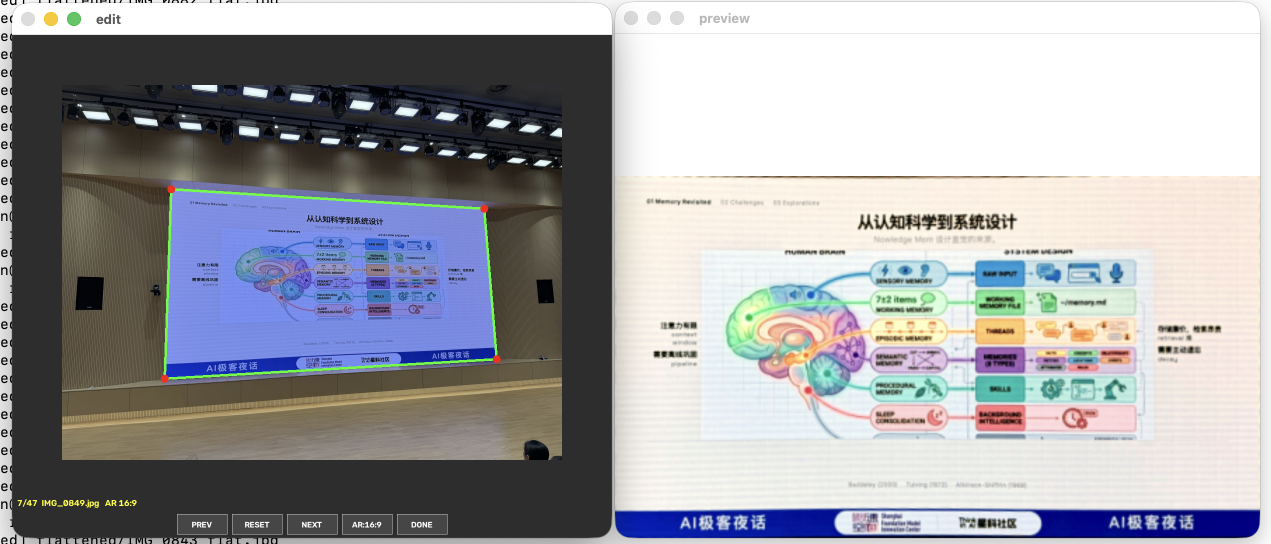
#> input picture screenshot.png, 2542 x 1088 px, given in place of ., which was not available (shown at 1/2 size)
$ python flatten_slides.py .
#> lines starting #> are read from the running program, lines starting #| are printed output that depends on the picture; after the words box and inside, x2 and y2 are one past the last pixel; in counts of white or black regions, pixels touching at a corner belong together; pictures that were not available may be replaced by others from this repository, and a replacement may not be noted
#!/usr/bin/env python3
"""
Flatten perspective-distorted photos of slides into flat, straight-on screenshots.

Usage:
    python flatten_slides.py                      # auto-detect + flatten all images
    python flatten_slides.py --aspect 16:9        # force output aspect ratio (default)
    python flatten_slides.py --aspect auto        # use per-image estimate
    python flatten_slides.py --debug              # also save detection overlays for review
    python flatten_slides.py --manual IMG_0822.jpg  # click 4 corners by hand

Output is written to ./flattened/ by default; debug overlays go to ./debug/.
"""

import argparse
import math
import os
import sys

import cv2
import numpy as np

DEFAULT_ASPECT = "16:9"


def order_points(pts):
    """Order corners as top-left, top-right, bottom-right, bottom-left."""
    pts = np.array(pts, dtype="float32").reshape(4, 2)
    rect = np.zeros((4, 2), dtype="float32")

    s = pts.sum(axis=1)
    rect[0] = pts[np.argmin(s)]
    rect[2] = pts[np.argmax(s)]

    d = np.diff(pts, axis=1)
    rect[1] = pts[np.argmin(d)]
    rect[3] = pts[np.argmax(d)]

    return rect


def quad_dims(rect):
    """Return (max width, max height) of an ordered quad."""
    tl, tr, br, bl = rect
    w = max(np.linalg.norm(tr - tl), np.linalg.norm(br - bl))
    h = max(np.linalg.norm(tl - bl), np.linalg.norm(tr - br))
    return w, h


def four_point_transform(image, corners, target_w, target_h):
    rect = order_points(corners)
    dst = np.array(
        [[0, 0], [target_w - 1, 0], [target_w - 1, target_h - 1], [0, target_h - 1]],
        dtype="float32",
    )
    M = cv2.getPerspectiveTransform(rect, dst)
    return cv2.warpPerspective(image, M, (target_w, target_h))


def _quad_from_contour(cnt, img_area, min_area_frac=0.05, ratio_hint=16.0 / 9.0):
    hull = cv2.convexHull(cnt)
    peri = cv2.arcLength(hull, True)
    quad = None
    for eps in (0.02, 0.05, 0.10, 0.15):
        approx = cv2.approxPolyDP(hull, eps * peri, True)
        if len(approx) == 4 and cv2.isContourConvex(approx):
            quad = approx
            break
    if quad is None:
        quad = cv2.boxPoints(cv2.minAreaRect(hull))
    quad = quad.reshape(4, 2).astype("float32")

    area = cv2.contourArea(quad)
    if area < min_area_frac * img_area:
        return None, 0.0

    w, h = quad_dims(order_points(quad))
    if h < 1:
        return None, 0.0
    ratio = w / h
    # Prefer candidates close to the expected slide ratio.
    score = area * math.exp(-((ratio - ratio_hint) / 0.35) ** 2)
    return quad, score


def detect_slide_quad(image, ratio_hint=16.0 / 9.0):
    """Return the best candidate slide quad in original-image coordinates, or None.

    Auto-detect the screen's color signature instead of assuming it is blue:

    1. Split the image into a bright region (screen) and a dark region (room)
       using Otsu on luminance.
    2. Among the three pairwise contrasts (B-R, B-G, G-R), pick the one that best
       separates the bright region from the dark region, and note its direction
       (the screen is higher *or* lower in that contrast).
    3. Threshold that single contrast in that direction (raw values, not
       z-scores) to segment the screen, then fit a quad.

    Brightness is used only as a fallback when no color contrast is found.
    """
    h, w = image.shape[:2]
    scale = 1600.0 / max(h, w)
    small = cv2.resize(image, None, fx=scale, fy=scale, interpolation=cv2.INTER_AREA)
    H, W = small.shape[:2]
    img_area = H * W

    b = small[:, :, 0].astype("float32")
    g = small[:, :, 1].astype("float32")
    r = small[:, :, 2].astype("float32")
    lum = (b + g + r) / 3.0

    # Bright vs dark split (screen is bright, room is dark).
    ret, _ = cv2.threshold(lum.astype(np.uint8), 0, 255, cv2.THRESH_BINARY + cv2.THRESH_OTSU)
    bright = lum > ret
    dark = ~bright
    if bright.sum() < 0.02 * img_area or dark.sum() < 0.02 * img_area:
        bright = lum > np.percentile(lum, 60)
        dark = ~bright

    # Pick the dominant color contrast and its direction.
    features = {"B-R": b - r, "B-G": b - g, "G-R": g - r}
    dom = None
    dom_sign = 1
    dom_sep = -1.0
    for f in features.values():
        mb = f[bright].mean()
        md = f[dark].mean()
        sep = abs(mb - md) / (f.std() + 1e-6)
        if sep > dom_sep:
            dom_sep = sep
            dom = f
            dom_sign = 1 if mb > md else -1

    best = None
    best_score = 0.0

    # Threshold the dominant contrast in its direction with raw thresholds.
    if dom is not None:
        signed = dom * dom_sign
        for th in (40, 60, 80, 100, 120, 140, 160):
            mask = (signed > th).astype(np.uint8) * 255
            for ks in (21, 41):
                kernel = cv2.getStructuringElement(cv2.MORPH_RECT, (ks, ks))
                closed = cv2.morphologyEx(mask, cv2.MORPH_CLOSE, kernel)
                contours, _ = cv2.findContours(closed, cv2.RETR_EXTERNAL, cv2.CHAIN_APPROX_SIMPLE)
                for cnt in contours:
                    quad, score = _quad_from_contour(cnt, img_area, ratio_hint=ratio_hint)
                    if quad is not None and score > best_score:
                        best_score = score
                        best = quad

    # Fallback: brightness, only if no color contrast found the screen.
    if best is None:
        gray = cv2.cvtColor(small, cv2.COLOR_BGR2GRAY)
        gray = cv2.GaussianBlur(gray, (5, 5), 0)
        for t in (80, 100, 120, 140, 160):
            mask = (gray > t).astype(np.uint8) * 255
            kernel = cv2.getStructuringElement(cv2.MORPH_RECT, (31, 31))
            closed = cv2.morphologyEx(mask, cv2.MORPH_CLOSE, kernel)
            contours, _ = cv2.findContours(closed, cv2.RETR_EXTERNAL, cv2.CHAIN_APPROX_SIMPLE)
            for cnt in contours:
                quad, score = _quad_from_contour(cnt, img_area, ratio_hint=ratio_hint)
                if quad is not None and score > best_score:
                    best_score = score
                    best = quad

    if best is None:
        return None
    return best / scale


def parse_aspect(s):
    if s is None or s.lower() == "auto":
        return None
    a, b = s.split(":")
    return float(a), float(b)


def output_size(corners, aspect):
    """Choose an output size that preserves the forced aspect ratio and max detail."""
    w, h = quad_dims(order_points(corners))
    if aspect is None:
        return int(round(w)), int(round(h))
    aw, ah = aspect
    out_w = max(int(round(w)), int(round(h * aw / ah)))
    out_h = int(round(out_w * ah / aw))
    return out_w, out_h


def auto_color(image, shadow_clip=0.5, highlight_clip=0.5):
    """Photoshop-style Auto Color: white balance (gray-world) then contrast stretch.

    Removes the projector's color cast and makes whites white / blacks black while
    preserving the corrected color balance (stretches luminance, not each channel).
    """
    f = image.astype(np.float32)

    # 1. White balance via gray-world assumption: neutralize the mean of each channel.
    means = f.mean(axis=(0, 1))
    gray = means.mean()
    if gray < 1e-6:
        return image
    gains = np.clip(gray / np.maximum(means, 1e-6), 0.4, 2.5)
    f = f * gains

    # 2. Contrast stretch on luminance (uniform across channels, preserves color).
    lum = f.mean(axis=2)
    lo, hi = np.percentile(lum, (shadow_clip, 100.0 - highlight_clip))
    if hi - lo < 1.0:
        hi = lo + 1.0
    out = np.clip((f - lo) * (255.0 / (hi - lo)), 0.0, 255.0)

    return out.astype(np.uint8)


# [40 lines left out: functions draw_overlay, manual_select, not called in this run]


def main():
    ap = argparse.ArgumentParser(description="Flatten slide photos.")
    ap.add_argument("images", nargs="*", help="image files (default: all jpg/png in cwd)")
    ap.add_argument("--out", default="flattened", help="output directory")
    ap.add_argument("--aspect", default=DEFAULT_ASPECT, help="force aspect ratio e.g. 16:9 (default), or 'auto'")
    ap.add_argument("--manual", action="store_true", help="click 4 corners per image")
    ap.add_argument("--debug", action="store_true", help="save detection overlays to ./debug")
    ap.add_argument("--autocolor", dest="autocolor", action="store_true", default=True,
                    help="apply Auto Color after flattening (default)")
    ap.add_argument("--no-autocolor", dest="autocolor", action="store_false",
                    help="keep raw flattened colors")
    args = ap.parse_args()

    aspect = parse_aspect(args.aspect)
    ratio_hint = (aspect[0] / aspect[1]) if aspect is not None else (16.0 / 9.0)

    images = args.images
    if not images:
        exts = (".jpg", ".jpeg", ".png", ".bmp", ".tif", ".tiff")
        images = sorted(f for f in os.listdir(".") if f.lower().endswith(exts))

    if not images:
        print("No images found.")
        sys.exit(1)

    os.makedirs(args.out, exist_ok=True)
    if args.debug:
        os.makedirs("debug", exist_ok=True)

    for path in images:
        print(path)
        img = cv2.imread(path)
#> img is the input picture: shape (1088, 2542, 3); mean B, G, R 165, 161, 160.6
        if img is None:
            print("  [skip] could not read")
            continue

        corners = None
        if args.manual:
            corners = manual_select(img.copy())
            if corners is None:
                print("  [skip] cancelled")
                continue
        else:
            corners = detect_slide_quad(img, ratio_hint=ratio_hint)
#> in detect_slide_quad, `lum = (b + g + r) / 3.0`:
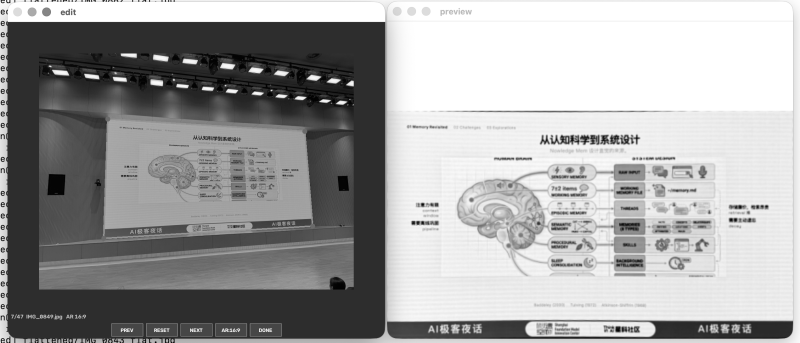
#> lum: shape (685, 1600) float32 (shown at 1/2 size); min 0, max 255, mean 162.2
#> in detect_slide_quad, `ret, _ = cv2.threshold(lum.astype(np.uint8), 0, 255, cv2.THRESH_BINARY..`: ret = 146
#> in detect_slide_quad, `bright = lum > ret`:
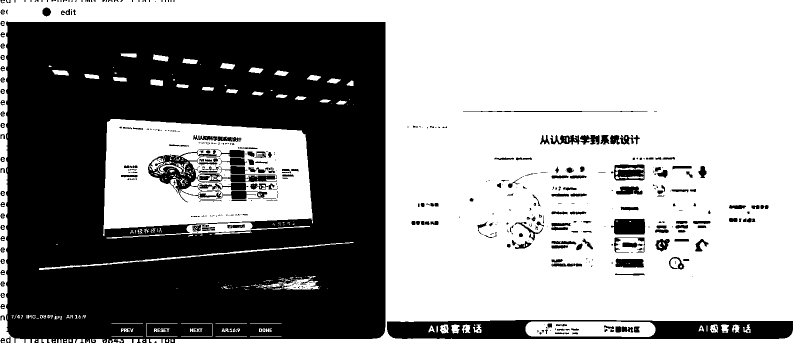
#> bright: shape (685, 1600) bool (shown at 1/2 size); 59.6% white; 524 black regions (305 under 20 px), largest, box (x1, y1, x2, y2) and area: (12, 42, 771, 685) 387716, (774, 640, 1586, 678) 19889, (296, 298, 554, 405) 5504
#> the loop in detect_slide_quad, `for f in features.values():` made 3 passes
#> (mb, md, sep, dom_sep, dom_sign) on passes 1, 3: (5.69, 2.58, 0.0782, 0.0782, 1), (1.34, -0.985, 0.13, 0.13, 1)
#> (mb, md, sep) on pass 2: (4.35, 3.57, 0.0238)
#> pass 1, in detect_slide_quad, `dom = f`:
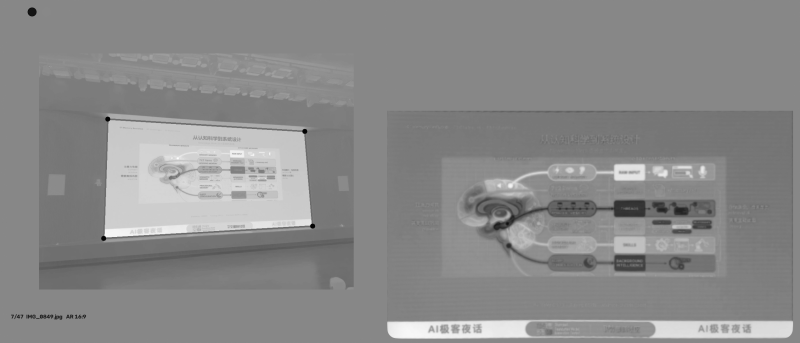
#> dom: shape (685, 1600) float32 (shown at 1/2 size); min -205, max 181, mean 4.4; drawn with min black and max white
#> after the loop in detect_slide_quad, `for f in features.values():`: dom_sep = 0.13; dom_sign = 1
#> the loop in detect_slide_quad, `for th in (40, 60, 80, 100, 120, 140, 160):` made 7 passes
#> pass 3, in detect_slide_quad, `mask = (signed > th).astype(np.uint8) * 255`:
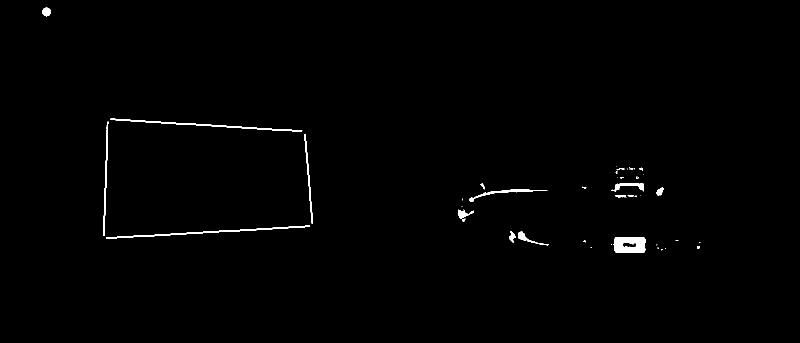
#> mask: shape (685, 1600) (shown at 1/2 size); 0.73% white; 44 white regions (24 under 20 px), largest, box (x1, y1, x2, y2) and area: (1226, 474, 1291, 506) 1741, (212, 451, 620, 478) 1221, (221, 237, 605, 264) 1149
#> after the loop in detect_slide_quad, `for th in (40, 60, 80, 100, 120, 140, 160):`: closed: shape (685, 1600); every value is 0
#> after the loop in detect_slide_quad, `for th in (40, 60, 80, 100, 120, 140, 160):`: best = [[1429, 506], [913, 506], [913, 328], [1429, 328]]; best_score = 3.21
#> corners = [[2270.3, 803.9], [1450.5, 803.9], [1450.5, 521.1], [2270.3, 521.1]]

        if corners is None:
            print(f"  [fail] no quad found (try: python flatten_slides.py --manual {path})")
            continue

        out_w, out_h = output_size(corners, aspect)
#> in output_size, `w, h = quad_dims(order_points(corners))`: w = 819.8; h = 282.8
#> in output_size, `out_w = max(int(round(w)), int(round(h * aw / ah)))`: out_w = 820
#> in output_size, `out_h = int(round(out_w * ah / aw))`: out_h = 461
#> out_w = 820; out_h = 461
        warped = four_point_transform(img, corners, out_w, out_h)
#> in four_point_transform, `rect = order_points(corners)`: rect = [[1450.5, 521.1], [2270.3, 521.1], [2270.3, 803.9], [1450.5, 803.9]]
#> in four_point_transform, `dst = np.array( [[0, 0], [target_w - 1, 0], [target_w - 1, target_h - ..`: dst = [[0, 0], [819, 0], [819, 460], [0, 460]]
#> in four_point_transform, `M = cv2.getPerspectiveTransform(rect, dst)`: M = [[0.999, -1.54e-16, -1449.1], [-1e-16, 1.63, -847.6], [-2.26e-19, 1.14e-34, 1]]
#> in four_point_transform, `return cv2.warpPerspective(image, M, (target_w, target_h))`:
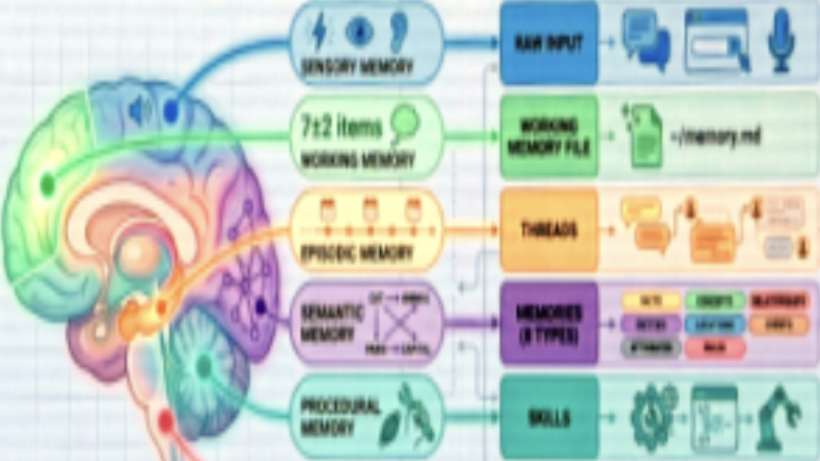
#> returned value: shape (461, 820, 3); mean of channels 0, 1, 2 195.7, 203, 190.4; drawn as B, G, R
        if args.autocolor:
            warped = auto_color(warped)
#> in auto_color, `means = f.mean(axis=(0, 1))`: means = [195.7, 203, 190.4]
#> in auto_color, `gray = means.mean()`: gray = 196.4
#> in auto_color, `gains = np.clip(gray / np.maximum(means, 1e-6), 0.4, 2.5)`: gains = [1, 0.967, 1.03]
#> in auto_color, `lum = f.mean(axis=2)`:
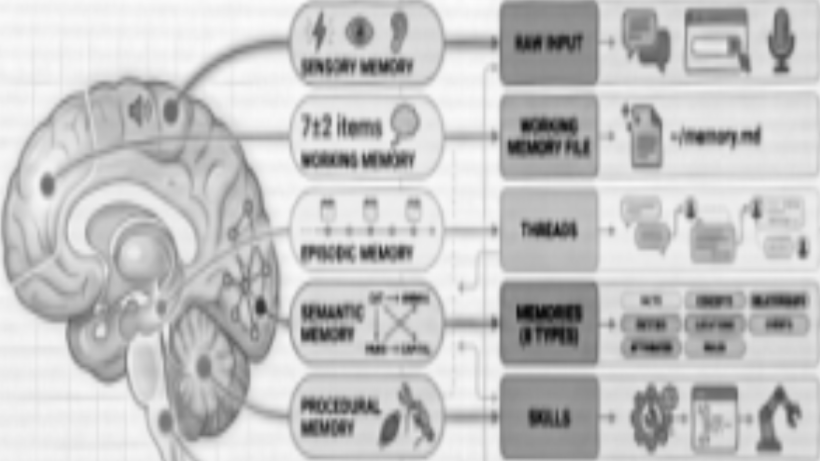
#> lum: shape (461, 820) float32; min 8.75, max 251.5, mean 196.4
#> in auto_color, `lo, hi = np.percentile(lum, (shadow_clip, 100.0 - highlight_clip))`: lo = 54.66; hi = 247.5
#> in auto_color, `out = np.clip((f - lo) * (255.0 / (hi - lo)), 0.0, 255.0)`:
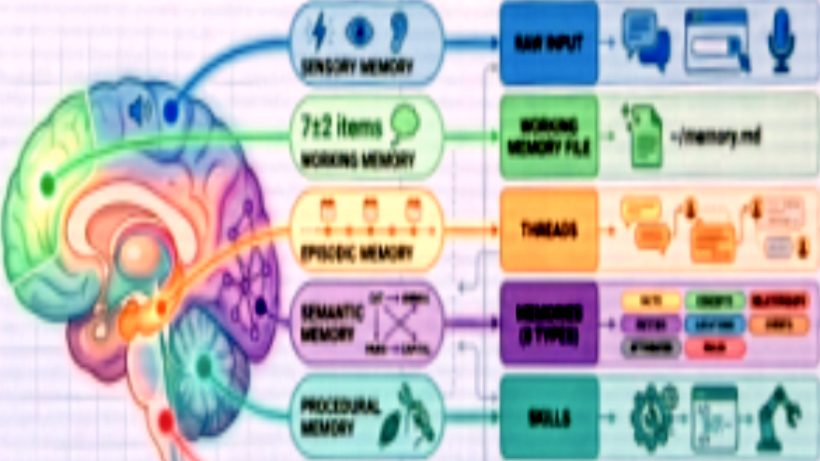
#> out: shape (461, 820, 3) float32; mean B, G, R 187.5, 187.6, 186

        name, ext = os.path.splitext(os.path.basename(path))
        out_path = os.path.join(args.out, name + "_flat" + ext)
        cv2.imwrite(out_path, warped)
        print(f"  [ok] {out_w}x{out_h} -> {out_path}")
#|   [ok] 820x461 -> flattened/._flat

        if args.debug:
            draw_overlay(img, corners, os.path.join("debug", name + "_overlay" + ext))


if __name__ == "__main__":
    main()
